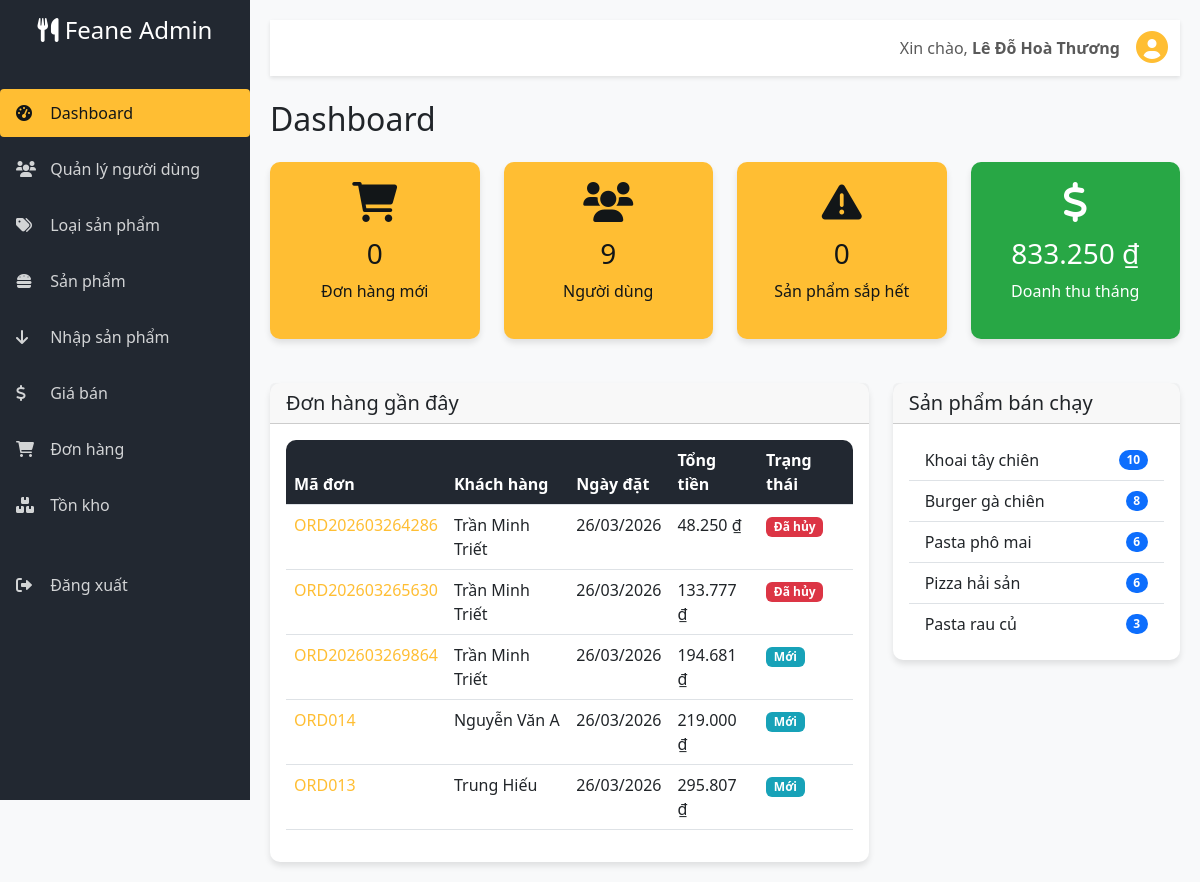
Before: /admin/admin.php (signed in) with the older database file.
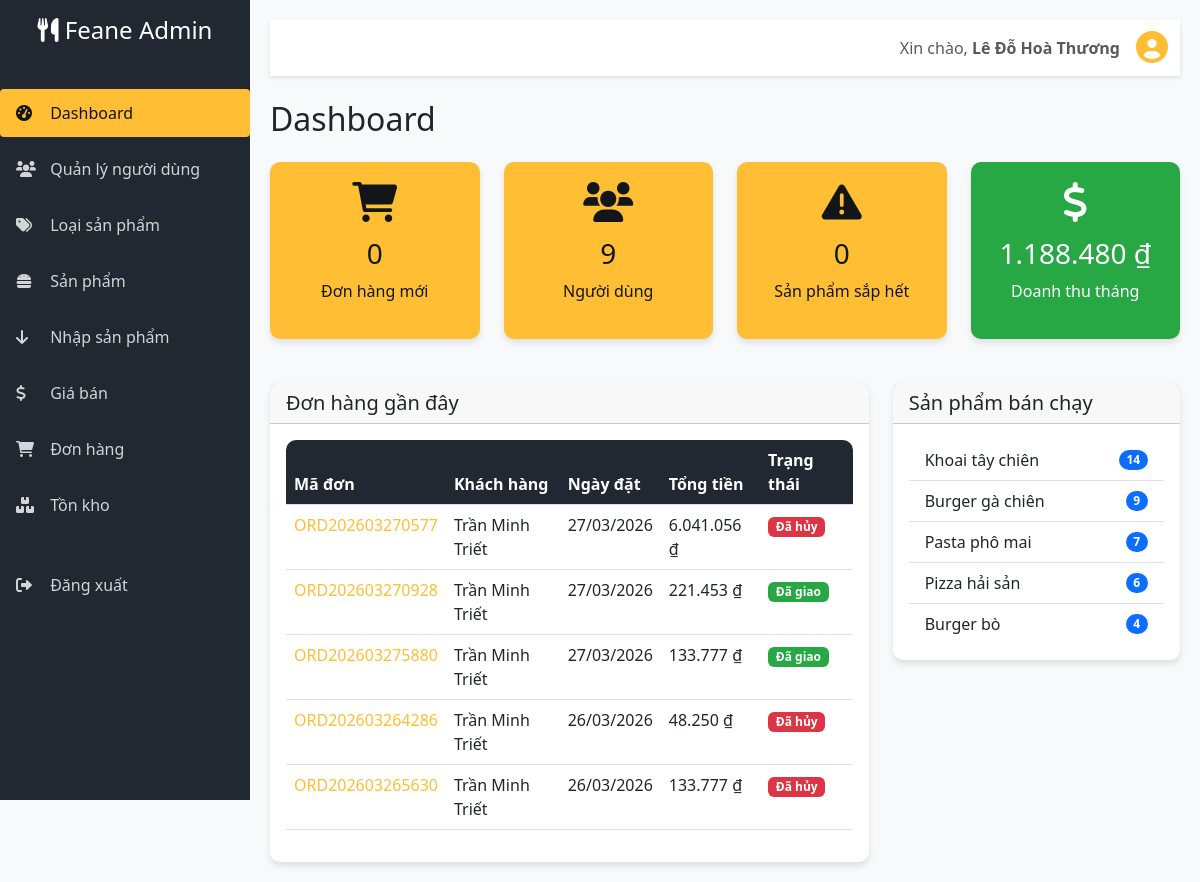
After: the same page with the newer database file.
### tables this page shows
CREATE TABLE `orders` (
  `id` int(11) NOT NULL,
  `order_code` varchar(20) NOT NULL,
  `user_id` int(11) DEFAULT NULL,
  `customer_name` varchar(100) NOT NULL,
  `customer_phone` varchar(20) DEFAULT NULL,
  `customer_email` varchar(100) DEFAULT NULL,
  `customer_address` varchar(255) DEFAULT NULL,
  `order_date` date NOT NULL,
  `total_amount` decimal(10,2) NOT NULL,
  `shipping_fee` decimal(10,2) DEFAULT 0.00,
  `discount` decimal(10,2) DEFAULT 0.00,
  `final_amount` decimal(10,2) NOT NULL,
  `status` enum('pending','confirmed','shipped','cancelled') DEFAULT 'pending',
  `payment_method` varchar(50) DEFAULT NULL,
  `notes` text DEFAULT NULL,
  `created_at` timestamp NOT NULL DEFAULT current_timestamp(),
  `updated_at` timestamp NOT NULL DEFAULT current_timestamp() ON UPDATE current_timestamp()
);

CREATE TABLE `products` (
  `id` int(11) NOT NULL,
  `code` varchar(20) NOT NULL,
  `name` varchar(200) NOT NULL,
  `category_id` int(11) NOT NULL,
  `description` text DEFAULT NULL,
  `image` varchar(255) DEFAULT NULL,
  `cost_price` decimal(10,2) NOT NULL,
  `selling_price` decimal(10,2) NOT NULL,
  `stock_quantity` int(11) DEFAULT 0,
  `status` enum('active','inactive') DEFAULT 'active',
  `created_at` timestamp NOT NULL DEFAULT current_timestamp(),
  `updated_at` timestamp NOT NULL DEFAULT current_timestamp() ON UPDATE current_timestamp(),
  `profit_percentage` int(11) DEFAULT NULL
);

### admin/admin.php (the view, shortened to what the changed rows need)
<?php
$host = 'localhost';
$dbname = 'fast_food';
$username = 'root';
$password = '';
try {
    $pdo = new PDO("mysql:host=$host;dbname=$dbname;charset=utf8mb4", $username, $password);
    $pdo->setAttribute(PDO::ATTR_ERRMODE, PDO::ERRMODE_EXCEPTION);
    $pdo->setAttribute(PDO::ATTR_DEFAULT_FETCH_MODE, PDO::FETCH_ASSOC);
} catch (PDOException $e) {
    die("Database connection failed: " . $e->getMessage());
}
function formatVND($amount) {
    return number_format($amount, 0, ',', '.') . ' ₫';
}
$current_month = date('Y-m');
$stmt = $pdo->prepare("SELECT SUM(final_amount) as total FROM orders WHERE status = 'shipped' AND DATE_FORMAT(order_date, '%Y-%m') = ?");
$stmt->execute([$current_month]);
$total_revenue_month = $stmt->fetch()['total'] ?? 0;
$stmt = $pdo->query("SELECT id, order_code, customer_name, order_date, total_amount, final_amount, status
                     FROM orders
                     ORDER BY order_date DESC, id DESC
                     LIMIT 5");
$recent_orders = $stmt->fetchAll();
$stmt = $pdo->query("SELECT p.id, p.name, SUM(od.quantity) as total_sold
                     FROM products p
                     JOIN order_details od ON p.id = od.product_id
                     JOIN orders o ON od.order_id = o.id
                     WHERE o.status != 'cancelled'
                     GROUP BY p.id, p.name
                     ORDER BY total_sold DESC
                     LIMIT 5");
$top_products = $stmt->fetchAll();
?>
<!DOCTYPE html>
<html lang="vi">
<head>
    <link href="https://cdn.jsdelivr.net/npm/bootstrap@5.3.0-alpha1/dist/css/bootstrap.min.css" rel="stylesheet">
    <link rel="stylesheet" href="https://cdnjs.cloudflare.com/ajax/libs/font-awesome/6.0.0/css/all.min.css">
</head>
<body>
    <div id="admin-page">
        <div class="main-content">
            <div id="dashboard-page" class="page-content">
                <h2 class="mb-4">Dashboard</h2>
                <div class="row dashboard-stats">
                    <div class="col-md-3">
                        <div class="card card-custom stat-display-card" style="background-color: #28a745; color: white;">
                            <div class="card-body stat-card">
                                <i class="fas fa-dollar-sign"></i>
                                <h3><?php echo formatVND($total_revenue_month); ?></h3>
                                <p>Doanh thu tháng</p>
                            </div>
                        </div>
                    </div>
                </div>
                <div class="row mt-4">
                    <div class="col-md-8">
                        <div class="card card-custom">
                            <div class="card-body">
                                <div class="table-responsive">
                                    <table class="table table-hover">
                                        <thead>
                                                <th>Mã đơn</th>
                                                <th>Khách hàng</th>
                                                <th>Ngày đặt</th>
                                                <th>Tổng tiền</th>
                                                <th>Trạng thái</th>
                                            </thead>
                                        <tbody>
                                            <?php if (empty($recent_orders)): ?>
                                                <tr>
                                                    <td colspan="5" class="text-center">Chưa có đơn hàng nào</td>
                                                </tr>
                                            <?php else: ?>
                                                <?php foreach ($recent_orders as $order): ?>
                                                <tr>
                                                    <td>
                                                        <a href="#" class="order-link" data-order-id="<?php echo $order['id']; ?>">
                                                            <?php echo htmlspecialchars($order['order_code'] ?? '#' . $order['id']); ?>
                                                        </a>
                                                    </td>
                                                    <td><?php echo htmlspecialchars($order['customer_name']); ?></td>
                                                    <td><?php echo date('d/m/Y', strtotime($order['order_date'])); ?></td>
                                                    <td><?php echo formatVND($order['final_amount'] ?? $order['total_amount']); ?></td>
                                                    <td>
                                                        <?php
                                                        $status_class = '';
                                                        $status_text = '';
                                                        switch ($order['status']) {
                                                            case 'shipped':
                                                                $status_class = 'badge-status-shipped';
                                                                $status_text = 'Đã giao';
                                                                break;
                                                            case 'cancelled':
                                                                $status_class = 'badge-status-cancelled';
                                                                $status_text = 'Đã hủy';
                                                                break;
                                                            default:
                                                                $status_class = 'badge-status-new';
                                                                $status_text = 'Mới';
                                                        }
                                                        ?>
                                                        <span class="badge <?php echo $status_class; ?>"><?php echo $status_text; ?></span>
                                                    </td>
                                                </tr>
                                                <?php endforeach; ?>
                                            <?php endif; ?>
                                        </tbody>
                                    </table>
                                </div>
                            </div>
                        </div>
                    </div>
                    <div class="col-md-4">
                        <div class="card card-custom">
                            <div class="card-body">
                                <ul class="list-group list-group-flush">
                                    <?php foreach ($top_products as $product): ?>
                                    <li class="list-group-item d-flex justify-content-between align-items-center">
                                        <span><?php echo htmlspecialchars($product['name']); ?></span>
                                        <span class="badge bg-primary rounded-pill"><?php echo number_format($product['total_sold']); ?></span>
                                    </li>
                                    <?php endforeach; ?>
                                </ul>
                            </div>
                        </div>
                    </div>
                </div>
            </div>
        </div>
    </div>
</body>
</html>

Changed rows visible on the page:
no longer on this page (row unchanged): orders: order_code "ORD202603269864", customer_name "Trần Minh Triết", order_date "26/03/2026", final_amount "194.681 ₫", status "Mới"
no longer on this page (row unchanged): orders: order_code "ORD014", customer_name "Nguyễn Văn A", order_date "26/03/2026", final_amount "219.000 ₫", status "Mới"
no longer on this page (row unchanged): orders: order_code "ORD013", customer_name "Trung Hiếu", order_date "26/03/2026", final_amount "295.807 ₫", status "Mới"
no longer on this page (row unchanged): products: name "Pasta rau củ", total_sold "3"
added orders: order_code "ORD202603270577", customer_name "Trần Minh Triết", order_date "27/03/2026", final_amount "6.041.056 ₫", status "Đã hủy"
added orders: order_code "ORD202603270928", customer_name "Trần Minh Triết", order_date "27/03/2026", final_amount "221.453 ₫", status "Đã giao"
added orders: order_code "ORD202603275880", customer_name "Trần Minh Triết", order_date "27/03/2026", final_amount "133.777 ₫", status "Đã giao"
changed products "Khoai tây chiên": total_sold "10" → "14"
changed products "Burger gà chiên": total_sold "8" → "9"
changed products "Pasta phô mai": total_sold "6" → "7"
now on this page (row edited): products: name "Burger bò", total_sold "4"
Other visible differences:
formatVND($total_revenue_month): "833.250 ₫" → "1.188.480 ₫"
